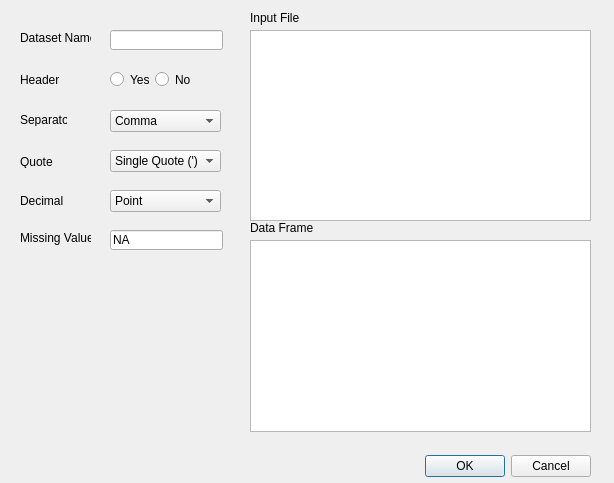
<?xml version="1.0" encoding="UTF-8"?>
<ui version="4.0">
 <class>OpenPreview</class>
 <widget class="QDialog" name="OpenPreview">
  <property name="geometry">
   <rect>
    <x>0</x>
    <y>0</y>
    <width>614</width>
    <height>483</height>
   </rect>
  </property>
  <property name="windowTitle">
   <string>Dialog</string>
  </property>
  <widget class="QDialogButtonBox" name="buttonBox">
   <property name="geometry">
    <rect>
     <x>250</x>
     <y>450</y>
     <width>341</width>
     <height>32</height>
    </rect>
   </property>
   <property name="orientation">
    <enum>Qt::Horizontal</enum>
   </property>
   <property name="standardButtons">
    <set>QDialogButtonBox::Cancel|QDialogButtonBox::Ok</set>
   </property>
  </widget>
  <widget class="QLineEdit" name="datasetNameLineEdit">
   <property name="geometry">
    <rect>
     <x>110</x>
     <y>30</y>
     <width>113</width>
     <height>20</height>
    </rect>
   </property>
  </widget>
  <widget class="QLabel" name="label">
   <property name="geometry">
    <rect>
     <x>20</x>
     <y>30</y>
     <width>71</width>
     <height>16</height>
    </rect>
   </property>
   <property name="text">
    <string>Dataset Name</string>
   </property>
  </widget>
  <widget class="QTableWidget" name="dataPreviewTable">
   <property name="geometry">
    <rect>
     <x>250</x>
     <y>240</y>
     <width>341</width>
     <height>192</height>
    </rect>
   </property>
  </widget>
  <widget class="QLabel" name="label_2">
   <property name="geometry">
    <rect>
     <x>250</x>
     <y>10</y>
     <width>81</width>
     <height>16</height>
    </rect>
   </property>
   <property name="text">
    <string>Input File</string>
   </property>
  </widget>
  <widget class="QLabel" name="label_3">
   <property name="geometry">
    <rect>
     <x>250</x>
     <y>220</y>
     <width>71</width>
     <height>16</height>
    </rect>
   </property>
   <property name="text">
    <string>Data Frame</string>
   </property>
  </widget>
  <widget class="QLabel" name="label_4">
   <property name="geometry">
    <rect>
     <x>20</x>
     <y>73</y>
     <width>47</width>
     <height>13</height>
    </rect>
   </property>
   <property name="text">
    <string>Header</string>
   </property>
  </widget>
  <widget class="QLabel" name="label_5">
   <property name="geometry">
    <rect>
     <x>20</x>
     <y>113</y>
     <width>47</width>
     <height>13</height>
    </rect>
   </property>
   <property name="text">
    <string>Separator</string>
   </property>
  </widget>
  <widget class="QLabel" name="label_6">
   <property name="geometry">
    <rect>
     <x>20</x>
     <y>155</y>
     <width>47</width>
     <height>13</height>
    </rect>
   </property>
   <property name="text">
    <string>Quote</string>
   </property>
  </widget>
  <widget class="QLabel" name="label_7">
   <property name="geometry">
    <rect>
     <x>20</x>
     <y>194</y>
     <width>47</width>
     <height>13</height>
    </rect>
   </property>
   <property name="text">
    <string>Decimal</string>
   </property>
  </widget>
  <widget class="QLabel" name="label_8">
   <property name="geometry">
    <rect>
     <x>20</x>
     <y>230</y>
     <width>71</width>
     <height>16</height>
    </rect>
   </property>
   <property name="text">
    <string>Missing Value</string>
   </property>
  </widget>
  <widget class="QComboBox" name="separatorComboBox">
   <property name="geometry">
    <rect>
     <x>110</x>
     <y>110</y>
     <width>111</width>
     <height>22</height>
    </rect>
   </property>
   <item>
    <property name="text">
     <string>Comma</string>
    </property>
   </item>
   <item>
    <property name="text">
     <string>Semicolon</string>
    </property>
   </item>
   <item>
    <property name="text">
     <string>Tab</string>
    </property>
   </item>
   <item>
    <property name="text">
     <string>Whitespace</string>
    </property>
   </item>
  </widget>
  <widget class="QComboBox" name="quoteComboBox">
   <property name="geometry">
    <rect>
     <x>110</x>
     <y>150</y>
     <width>111</width>
     <height>22</height>
    </rect>
   </property>
   <item>
    <property name="text">
     <string>Single Quote (')</string>
    </property>
   </item>
   <item>
    <property name="text">
     <string>Double Quote (&quot;)</string>
    </property>
   </item>
   <item>
    <property name="text">
     <string>None</string>
    </property>
   </item>
  </widget>
  <widget class="QComboBox" name="decimalComboBox_4">
   <property name="geometry">
    <rect>
     <x>110</x>
     <y>190</y>
     <width>111</width>
     <height>22</height>
    </rect>
   </property>
   <item>
    <property name="text">
     <string>Point</string>
    </property>
   </item>
   <item>
    <property name="text">
     <string>Comma</string>
    </property>
   </item>
  </widget>
  <widget class="QLineEdit" name="missingLineEdit">
   <property name="geometry">
    <rect>
     <x>110</x>
     <y>230</y>
     <width>113</width>
     <height>20</height>
    </rect>
   </property>
   <property name="text">
    <string>NA</string>
   </property>
  </widget>
  <widget class="QTextEdit" name="inputFileTextEdit">
   <property name="enabled">
    <bool>true</bool>
   </property>
   <property name="geometry">
    <rect>
     <x>250</x>
     <y>30</y>
     <width>341</width>
     <height>191</height>
    </rect>
   </property>
   <property name="frameShape">
    <enum>QFrame::StyledPanel</enum>
   </property>
   <property name="horizontalScrollBarPolicy">
    <enum>Qt::ScrollBarAsNeeded</enum>
   </property>
   <property name="lineWrapMode">
    <enum>QTextEdit::NoWrap</enum>
   </property>
   <property name="readOnly">
    <bool>true</bool>
   </property>
  </widget>
  <widget class="QWidget" name="">
   <property name="geometry">
    <rect>
     <x>110</x>
     <y>70</y>
     <width>84</width>
     <height>19</height>
    </rect>
   </property>
   <layout class="QHBoxLayout" name="horizontalLayout">
    <item>
     <widget class="QRadioButton" name="yesRadioButton">
      <property name="text">
       <string>Yes</string>
      </property>
     </widget>
    </item>
    <item>
     <widget class="QRadioButton" name="noRadioButton">
      <property name="text">
       <string>No</string>
      </property>
     </widget>
    </item>
   </layout>
  </widget>
 </widget>
 <resources/>
 <connections>
  <connection>
   <sender>buttonBox</sender>
   <signal>accepted()</signal>
   <receiver>OpenPreview</receiver>
   <slot>accept()</slot>
   <hints>
    <hint type="sourcelabel">
     <x>248</x>
     <y>254</y>
    </hint>
    <hint type="destinationlabel">
     <x>157</x>
     <y>274</y>
    </hint>
   </hints>
  </connection>
  <connection>
   <sender>buttonBox</sender>
   <signal>rejected()</signal>
   <receiver>OpenPreview</receiver>
   <slot>reject()</slot>
   <hints>
    <hint type="sourcelabel">
     <x>316</x>
     <y>260</y>
    </hint>
    <hint type="destinationlabel">
     <x>286</x>
     <y>274</y>
    </hint>
   </hints>
  </connection>
 </connections>
</ui>
